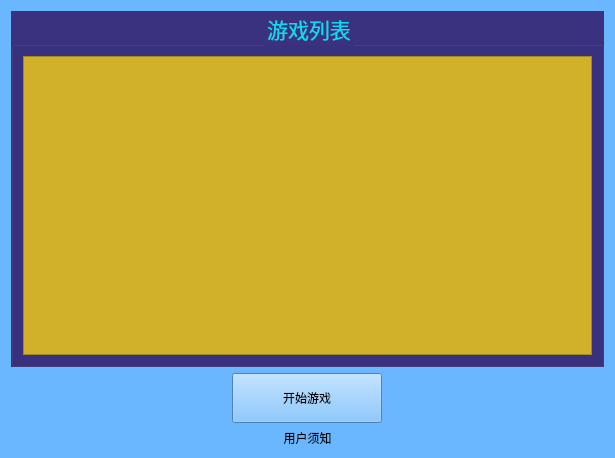
<?xml version="1.0" encoding="UTF-8"?>
<ui version="4.0">
 <class>HomeUI</class>
 <widget class="QWidget" name="HomeUI">
  <property name="geometry">
   <rect>
    <x>0</x>
    <y>0</y>
    <width>615</width>
    <height>458</height>
   </rect>
  </property>
  <property name="windowTitle">
   <string>Form</string>
  </property>
  <property name="styleSheet">
   <string notr="true">background-color: rgb(106, 183, 255);</string>
  </property>
  <layout class="QGridLayout" name="gridLayout">
   <item row="1" column="0">
    <layout class="QHBoxLayout" name="horizontalLayout">
     <item>
      <widget class="QPushButton" name="pushButton">
       <property name="minimumSize">
        <size>
         <width>100</width>
         <height>50</height>
        </size>
       </property>
       <property name="maximumSize">
        <size>
         <width>150</width>
         <height>80</height>
        </size>
       </property>
       <property name="text">
        <string>开始游戏</string>
       </property>
      </widget>
     </item>
    </layout>
   </item>
   <item row="2" column="0">
    <widget class="QLabel" name="label">
     <property name="text">
      <string>用户须知</string>
     </property>
     <property name="alignment">
      <set>Qt::AlignCenter</set>
     </property>
    </widget>
   </item>
   <item row="0" column="0">
    <widget class="QGroupBox" name="groupBox">
     <property name="minimumSize">
      <size>
       <width>0</width>
       <height>250</height>
      </size>
     </property>
     <property name="palette">
      <palette>
       <active>
        <colorrole role="WindowText">
         <brush brushstyle="SolidPattern">
          <color alpha="255">
           <red>6</red>
           <green>222</green>
           <blue>245</blue>
          </color>
         </brush>
        </colorrole>
        <colorrole role="Button">
         <brush brushstyle="SolidPattern">
          <color alpha="255">
           <red>58</red>
           <green>49</green>
           <blue>127</blue>
          </color>
         </brush>
        </colorrole>
        <colorrole role="Base">
         <brush brushstyle="SolidPattern">
          <color alpha="255">
           <red>58</red>
           <green>49</green>
           <blue>127</blue>
          </color>
         </brush>
        </colorrole>
        <colorrole role="Window">
         <brush brushstyle="SolidPattern">
          <color alpha="255">
           <red>58</red>
           <green>49</green>
           <blue>127</blue>
          </color>
         </brush>
        </colorrole>
       </active>
       <inactive>
        <colorrole role="WindowText">
         <brush brushstyle="SolidPattern">
          <color alpha="255">
           <red>6</red>
           <green>222</green>
           <blue>245</blue>
          </color>
         </brush>
        </colorrole>
        <colorrole role="Button">
         <brush brushstyle="SolidPattern">
          <color alpha="255">
           <red>58</red>
           <green>49</green>
           <blue>127</blue>
          </color>
         </brush>
        </colorrole>
        <colorrole role="Base">
         <brush brushstyle="SolidPattern">
          <color alpha="255">
           <red>58</red>
           <green>49</green>
           <blue>127</blue>
          </color>
         </brush>
        </colorrole>
        <colorrole role="Window">
         <brush brushstyle="SolidPattern">
          <color alpha="255">
           <red>58</red>
           <green>49</green>
           <blue>127</blue>
          </color>
         </brush>
        </colorrole>
       </inactive>
       <disabled>
        <colorrole role="WindowText">
         <brush brushstyle="SolidPattern">
          <color alpha="255">
           <red>120</red>
           <green>120</green>
           <blue>120</blue>
          </color>
         </brush>
        </colorrole>
        <colorrole role="Button">
         <brush brushstyle="SolidPattern">
          <color alpha="255">
           <red>58</red>
           <green>49</green>
           <blue>127</blue>
          </color>
         </brush>
        </colorrole>
        <colorrole role="Base">
         <brush brushstyle="SolidPattern">
          <color alpha="255">
           <red>58</red>
           <green>49</green>
           <blue>127</blue>
          </color>
         </brush>
        </colorrole>
        <colorrole role="Window">
         <brush brushstyle="SolidPattern">
          <color alpha="255">
           <red>58</red>
           <green>49</green>
           <blue>127</blue>
          </color>
         </brush>
        </colorrole>
       </disabled>
      </palette>
     </property>
     <property name="font">
      <font>
       <family>Microsoft YaHei</family>
       <pointsize>16</pointsize>
      </font>
     </property>
     <property name="styleSheet">
      <string notr="true">background-color: rgb(58, 49, 127);</string>
     </property>
     <property name="title">
      <string>游戏列表</string>
     </property>
     <property name="alignment">
      <set>Qt::AlignCenter</set>
     </property>
     <layout class="QGridLayout" name="gridLayout_2">
      <item row="0" column="0">
       <widget class="QScrollArea" name="scrollArea">
        <property name="styleSheet">
         <string notr="true">background-color: rgb(209, 176, 42);</string>
        </property>
        <property name="widgetResizable">
         <bool>true</bool>
        </property>
        <widget class="QWidget" name="scrollAreaWidgetContents">
         <property name="geometry">
          <rect>
           <x>0</x>
           <y>0</y>
           <width>575</width>
           <height>314</height>
          </rect>
         </property>
        </widget>
       </widget>
      </item>
     </layout>
    </widget>
   </item>
  </layout>
 </widget>
 <resources/>
 <connections/>
</ui>
